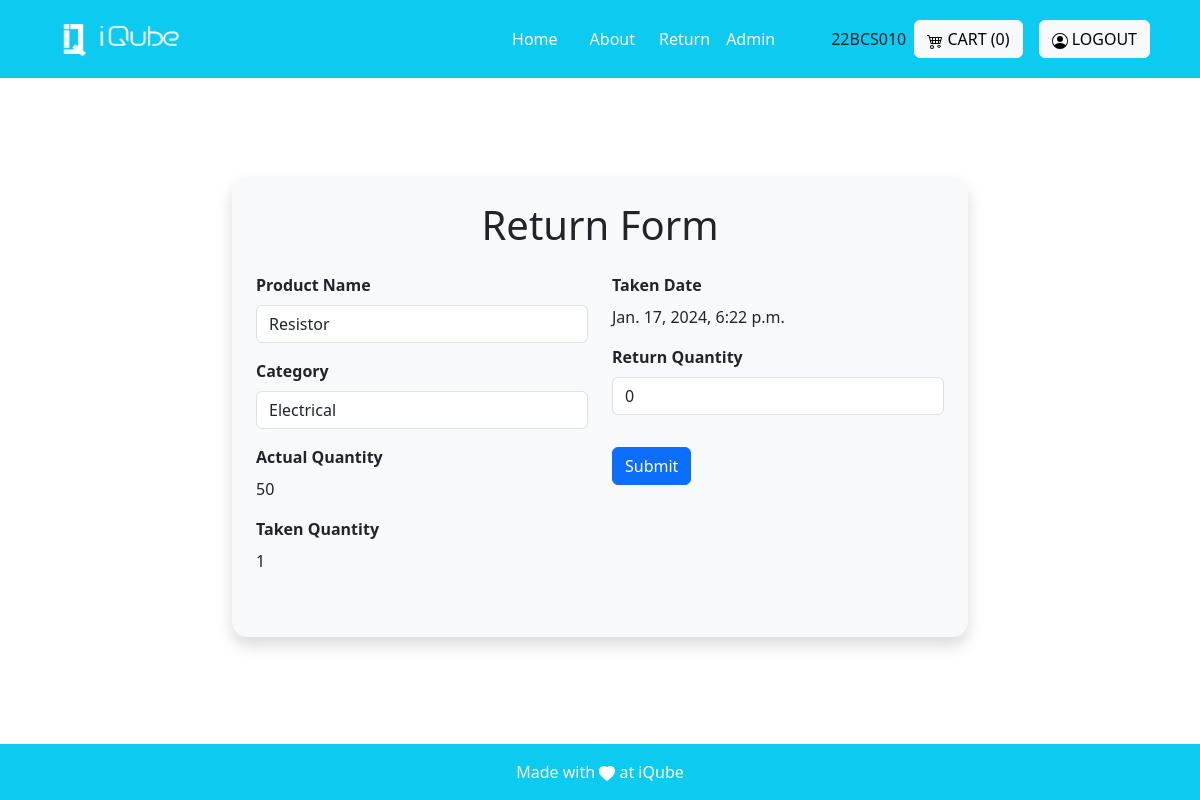
Screenshot of /return/7/ (signed in) with the database file from the repository.
### invention/models.py (models this page shows, shortened)
class Log(models.Model):
    user = models.ForeignKey(User, on_delete=models.CASCADE)
    product = models.ForeignKey('Product', on_delete=models.CASCADE)
    quantity = models.PositiveIntegerField(default=0)
    created_at = models.DateTimeField(default=datetime.datetime.now())
    status = models.CharField(max_length=20, choices=[('checked_in','checked_in'),('checked_out','checked_out')])
    acting = models.CharField(max_length=20, default="hi")
    due_date = models.DateTimeField()

class Product(models.Model):
    name=models.CharField(max_length=255)
    decription=models.CharField(max_length=100)
    actual_count=models.PositiveIntegerField()
    available_count=models.PositiveIntegerField()
    dummy_count = models.PositiveIntegerField()
    category= models.ForeignKey('Category', on_delete=models.CASCADE)
    sub_category = models.ForeignKey('SubCategory', on_delete = models.CASCADE)
    created_at = models.DateTimeField(auto_now=True)
    image = models.ImageField(upload_to='images')
    actual_price = models.PositiveIntegerField()
    available_price = models.PositiveIntegerField()
    unit_price = models.FloatField()
    is_active = models.BooleanField(default = False)
    created_by = models.ForeignKey(User, on_delete=models.CASCADE)

class Category(models.Model):
    name=models.CharField(max_length=25)
    created_by = models.ForeignKey(User, on_delete=models.CASCADE)
    created_at=models.DateTimeField(auto_now=True)
    class Meta:
        verbose_name_plural = 'Categories'
    def __str__(self):
        return str(self.name)

### invention/views.py (the view, shortened to what this page needs)
# urls.py: path('return/<int:item_id>/', AddReturnView.as_view(), name="return"),
class AddReturnView(View):
    def get(self, request, item_id):
        categories = Category.objects.all()
        products = Log.objects.all()
        item = get_object_or_404(Log, id=item_id)
        cart=Cart.objects.filter(created_by=request.user)
        count = cart.count()
        return render(
            request,
            'cart/return.html',
            {'categories': categories, 'products': products, 'item': item, 'count':count}
        )

### invention/templates/cart/return.html (shortened to what this page needs)
{% extends 'base.html' %}
{% block base %}
<div class="p-4" id="waste">
  <div class="container">
    <div class="row justify-content-center">
      <div class="col-lg-8">
        <div class="form-card shadow p-4 mb-4">
          <h1 class="text-center mb-4">Return Form</h1>
          <form method="POST" id="productForm">
            <div class="row">
              <div class="col-md-6">
                <div class="mb-3">
                  <label for="product-name" class="form-label custom-label">Product Name</label>
                  <input type="text" class="form-control" id="product-name" name="product_name" value="{{ item.product.name }}" readonly>
                </div>
                <div class="mb-3">
                  <label for="category" class="form-label custom-label">Category</label>
                  <input type="text" class="form-control" id="category" name="category" value="{{ item.product.category }}" readonly>
                </div>
                <div class="mb-3">
                  <label for="actual-quantity" class="form-label custom-label">Actual Quantity</label>
                  <p>{{ item.product.actual_count }}</p>
                </div>
                <div class="mb-3">
                  <label for="taken-quantity" class="form-label custom-label">Taken Quantity</label>
                  <p>{{ item.quantity }}</p>
                </div>
              </div>
              <div class="col-md-6">
                <div class="mb-3">
                  <label for="taken-date" class="form-label custom-label">Taken Date</label>
                  <p>{{ item.created_at }}</p>
                </div>
                <div class="mb-3">
                  <label for="damaged-quantity" class="form-label custom-label">Return Quantity</label>
                  <input type="number" min="0" value="0" class="form-control" id="damaged-quantity" name="return_qty" required>
                </div>
                <button type="submit" class="btn btn-primary mt-3" onclick="return confirmSubmitCart()">Submit</button>
              </div>
            </div>
          </form>
        </div>
      </div>
    </div>
  </div>
</div>
{% endblock %}

### invention/templates/base.html (shortened to what this page needs)
{% load static %}
<!DOCTYPE html>
<html lang="en">
<head>
    <link href="https://cdn.jsdelivr.net/npm/bootstrap@5.3.2/dist/css/bootstrap.min.css" rel="stylesheet"
>
</head>
<body>
    <nav class="sticky-top navbar navbar-expand-lg navbar-dark bg-info p-3">
    <div class="container">
            <a class="navbar-brand" href="#">
                <img src="{% static 'images/logo-white.png' %}" alt="Logo" height="36" width="150">
            </a>
            <div class="collapse navbar-collapse justify-content-end" id="navbarNav">
                <ul class="navbar-nav mx-5">
                    <li class="nav-item mx-2">
                        <a class="nav-link active" href="{% url 'Home'%}">Home</a>
                    </li>
                    <li class="nav-item mx-2">
                        <a class="nav-link active" href="{% url 'About' %}">About</a>
                    </li>
                    <li>
                        <a href="/return_form" class="nav-link active">Return</a>
                    </li>
                    {% for group in request.user.groups.all %}
                        {% if group.name == 'admin' or group.name == 'superadmin' %}
                    <li>
                        <a class="nav-link active" href="{% url 'admin_views' %}">Admin</a>
                    </li>
                        {% endif %}
                    {% endfor %}
                </ul>
            </div>
            {{request.user.username}}
            <div class="mt-3 mt-lg-0 mx-2">
                <a class="btn btn-light" href="{% url 'view_cart' %}">
                    CART ({{count}})
                </a>
            </div>
            {% if not user.is_authenticated %}
            <div class="mt-3 mt-lg-0 mx-2">
                <a class="btn btn-light" href="{% url "social:begin" 'azuread-tenant-oauth2' %}">
                    <svg xmlns="http://www.w3.org/2000/svg" width="16" height="16" fill="currentColor" class="bi bi-person-circle" viewBox="0 0 16 16">
                    <path d="M11 6a3 3 0 1 1-6 0 3 3 0 0 1 6 0"/>
                        <path fill-rule="evenodd" d="M0 8a8 8 0 1 1 16 0A8 8 0 0 1 0 8m8-7a7 7 0 0 0-5.468 11.37C3.242 11.226 4.805 10 8 10s4.757 1.225 5.468 2.37A7 7 0 0 0 8 1"/>
                    </svg>
                    LOGIN
                </a>
            </div>
            {% else %}
            <div class="mt-3 mt-lg-0 mx-2">
                <a class="btn btn-light" href="{% url 'logout' %}">
                    LOGOUT
                </a>
            </div>
            {% endif %}
        </div>
    </nav>
    <main>
        <div>
            {% block base %}{% endblock %}
        </div>
    </main>
    <footer class="bg-light text-center text-lg-start fixed-bottom">
        <div class="text-center p-2 bg-info p-3" style=" color: white;">
            <div>Made with
                <svg xmlns="http://www.w3.org/2000/svg" width="16" height="16" fill="currentColor"
                    class="bi bi-heart-fill" viewBox="0 0 16 16">
                    <path fill-rule="evenodd"
                        d="M8 1.314C12.438-3.248 23.534 4.735 8 15-7.534 4.736 3.562-3.248 8 1.314z" />
                </svg>
               at iQube
            </div>
        </div>
    </footer>
</body>
</html>
{% load sweetify %}

### invention/templates/base.html (style rules this page uses)
html { scroll-behavior:smooth; }

### invention/templates/cart/return.html (style rules this page uses)
#waste { margin-top: 75px; }
.form-card { background-color: #f8f9fa; border-radius: 15px; padding: 30px; }
.custom-label { font-weight: bold; }

### rows the page displays
Log: product_name "Resistor", category "Electrical", product.actual_count "50", quantity "1", created_at "Jan. 17, 2024, 6:22 p.m."

### other values shown
{{ request.user.username }} "22BCS010"
{{ count }} "0"
